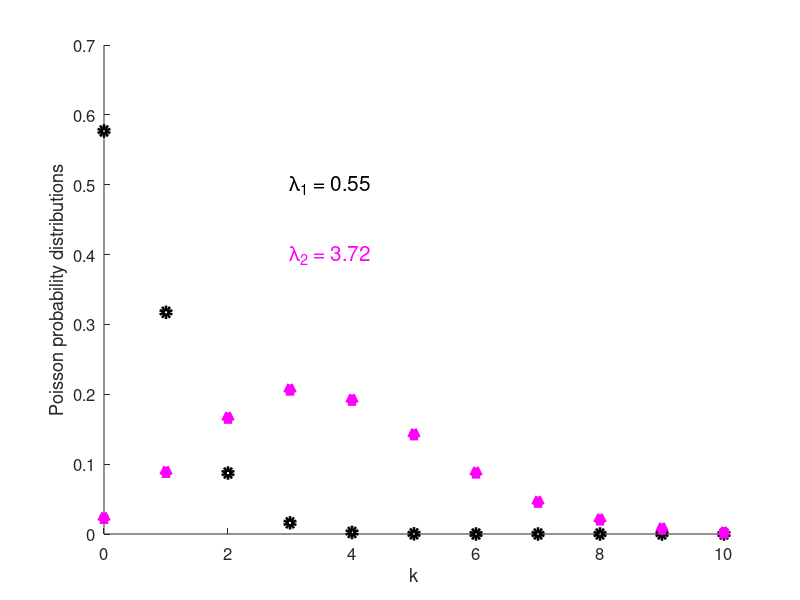

Write the MATLAB code that produced this figure.
fprintf('file: PDsPDFsPoisson2Examples.m');
fprintf('converted from PDsPDFsPoisson2Examples.R\n');
fprintf('using https://www.codeconvert.ai/r-to-matlab-converter')
lambda1 = 0.55;
lambda2 = 3.72;
k = 0:10;

p1 = poisspdf(k, lambda1);
p2 = poisspdf(k, lambda2);

figure;
hold on;
plot(k, p1, 'ko', 'LineWidth', 4, 'MarkerSize', 6);
plot(k, p2, 'm^', 'LineWidth', 4, 'MarkerSize', 6);

xlabel('k', 'FontSize', 15);
ylabel('Poisson probability distributions', 'FontSize', 15);
set(gca, 'YDir', 'normal', 'FontSize', 12);

text(3, 0.5, sprintf('\\lambda_1 = %.2f', lambda1), 'Color', 'k', 'FontSize', 15, 'HorizontalAlignment', 'left');
text(3, 0.4, sprintf('\\lambda_2 = %.2f', lambda2), 'Color', 'm', 'FontSize', 15, 'HorizontalAlignment', 'left');

hold off;
